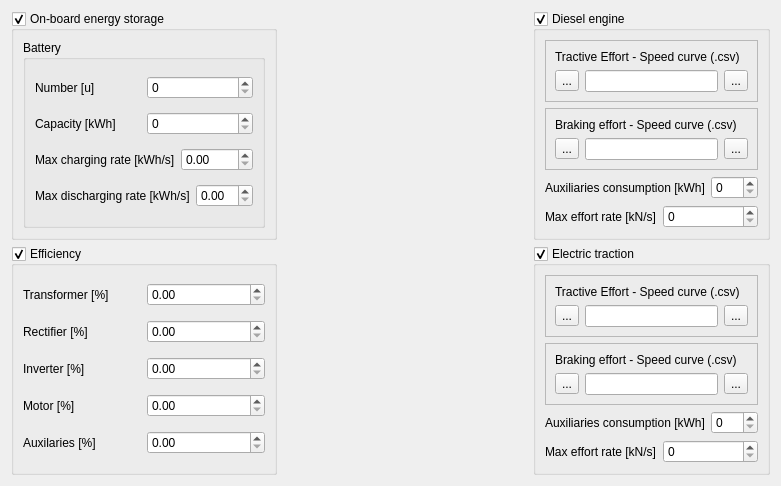
      <widget class="QWidget" name="tab_3">
       <attribute name="title">
        <string>Traction chain</string>
       </attribute>
       <layout class="QGridLayout" name="gridLayout_5">
        <item row="2" column="1">
         <spacer name="horizontalSpacer">
          <property name="orientation">
           <enum>Qt::Horizontal</enum>
          </property>
          <property name="sizeType">
           <enum>QSizePolicy::Fixed</enum>
          </property>
          <property name="sizeHint" stdset="0">
           <size>
            <width>250</width>
            <height>20</height>
           </size>
          </property>
         </spacer>
        </item>
        <item row="2" column="0">
         <widget class="QGroupBox" name="cb_eff">
          <property name="sizePolicy">
           <sizepolicy hsizetype="Preferred" vsizetype="Preferred">
            <horstretch>0</horstretch>
            <verstretch>0</verstretch>
           </sizepolicy>
          </property>
          <property name="title">
           <string>Efficiency</string>
          </property>
          <property name="checkable">
           <bool>true</bool>
          </property>
          <layout class="QVBoxLayout" name="verticalLayout_6">
           <item>
            <layout class="QHBoxLayout" name="horizontalLayout_48">
             <item>
              <widget class="QLabel" name="label_49">
               <property name="text">
                <string>Transformer [%]</string>
               </property>
              </widget>
             </item>
             <item>
              <widget class="QDoubleSpinBox" name="trafo_eff">
               <property name="wrapping">
                <bool>false</bool>
               </property>
               <property name="specialValueText">
                <string/>
               </property>
               <property name="prefix">
                <string/>
               </property>
               <property name="suffix">
                <string/>
               </property>
               <property name="maximum">
                <double>100.000000000000000</double>
               </property>
              </widget>
             </item>
            </layout>
           </item>
           <item>
            <layout class="QHBoxLayout" name="horizontalLayout_54">
             <item>
              <widget class="QLabel" name="label_58">
               <property name="text">
                <string>Rectifier [%]</string>
               </property>
              </widget>
             </item>
             <item>
              <widget class="QDoubleSpinBox" name="rect_eff">
               <property name="wrapping">
                <bool>false</bool>
               </property>
               <property name="specialValueText">
                <string/>
               </property>
               <property name="prefix">
                <string/>
               </property>
               <property name="suffix">
                <string/>
               </property>
               <property name="maximum">
                <double>100.000000000000000</double>
               </property>
              </widget>
             </item>
            </layout>
           </item>
           <item>
            <layout class="QHBoxLayout" name="horizontalLayout_55">
             <item>
              <widget class="QLabel" name="label_59">
               <property name="text">
                <string>Inverter [%]</string>
               </property>
              </widget>
             </item>
             <item>
              <widget class="QDoubleSpinBox" name="inv_eff">
               <property name="wrapping">
                <bool>false</bool>
               </property>
               <property name="specialValueText">
                <string/>
               </property>
               <property name="prefix">
                <string/>
               </property>
               <property name="suffix">
                <string/>
               </property>
               <property name="maximum">
                <double>100.000000000000000</double>
               </property>
              </widget>
             </item>
            </layout>
           </item>
           <item>
            <layout class="QHBoxLayout" name="horizontalLayout_56">
             <item>
              <widget class="QLabel" name="label_60">
               <property name="text">
                <string>Motor [%]</string>
               </property>
              </widget>
             </item>
             <item>
              <widget class="QDoubleSpinBox" name="motor_eff">
               <property name="wrapping">
                <bool>false</bool>
               </property>
               <property name="specialValueText">
                <string/>
               </property>
               <property name="prefix">
                <string/>
               </property>
               <property name="suffix">
                <string/>
               </property>
               <property name="maximum">
                <double>100.000000000000000</double>
               </property>
              </widget>
             </item>
            </layout>
           </item>
           <item>
            <layout class="QHBoxLayout" name="horizontalLaya_8">
             <item>
              <widget class="QLabel" name="label_61">
               <property name="text">
                <string>Auxilaries [%]</string>
               </property>
              </widget>
             </item>
             <item>
              <widget class="QDoubleSpinBox" name="aux_eff">
               <property name="wrapping">
                <bool>false</bool>
               </property>
               <property name="specialValueText">
                <string/>
               </property>
               <property name="prefix">
                <string/>
               </property>
               <property name="suffix">
                <string/>
               </property>
               <property name="maximum">
                <double>100.000000000000000</double>
               </property>
              </widget>
             </item>
            </layout>
           </item>
          </layout>
         </widget>
        </item>
        <item row="1" column="0">
         <widget class="QGroupBox" name="cb_onboard_storage">
          <property name="enabled">
           <bool>true</bool>
          </property>
          <property name="sizePolicy">
           <sizepolicy hsizetype="Preferred" vsizetype="Preferred">
            <horstretch>0</horstretch>
            <verstretch>0</verstretch>
           </sizepolicy>
          </property>
          <property name="font">
           <font>
            <pointsize>9</pointsize>
           </font>
          </property>
          <property name="title">
           <string>On-board energy storage</string>
          </property>
          <property name="checkable">
           <bool>true</bool>
          </property>
          <property name="checked">
           <bool>true</bool>
          </property>
          <layout class="QHBoxLayout" name="horizontalLayout_21">
           <item>
            <widget class="QGroupBox" name="groupBox_7">
             <property name="sizePolicy">
              <sizepolicy hsizetype="Maximum" vsizetype="Minimum">
               <horstretch>0</horstretch>
               <verstretch>0</verstretch>
              </sizepolicy>
             </property>
             <property name="title">
              <string>Battery</string>
             </property>
             <layout class="QVBoxLayout" name="verticalLayout_4">
              <item>
               <layout class="QHBoxLayout" name="horizontalLayout_22">
                <item>
                 <widget class="QLabel" name="label_21">
                  <property name="text">
                   <string>Number [u]</string>
                  </property>
                 </widget>
                </item>
                <item>
                 <widget class="QSpinBox" name="batt_number">
                  <property name="layoutDirection">
                   <enum>Qt::LeftToRight</enum>
                  </property>
                  <property name="wrapping">
                   <bool>false</bool>
                  </property>
                  <property name="specialValueText">
                   <string/>
                  </property>
                  <property name="suffix">
                   <string/>
                  </property>
                 </widget>
                </item>
               </layout>
              </item>
              <item>
               <layout class="QHBoxLayout" name="horizontalLayout_9">
                <item>
                 <widget class="QLabel" name="label_10">
                  <property name="text">
                   <string>Capacity [kWh]</string>
                  </property>
                 </widget>
                </item>
                <item>
                 <widget class="QSpinBox" name="batt_capacity">
                  <property name="layoutDirection">
                   <enum>Qt::LeftToRight</enum>
                  </property>
                  <property name="wrapping">
                   <bool>false</bool>
                  </property>
                  <property name="specialValueText">
                   <string/>
                  </property>
                  <property name="suffix">
                   <string/>
                  </property>
                 </widget>
                </item>
               </layout>
              </item>
              <item>
               <layout class="QHBoxLayout" name="horizontalLayout_23">
                <item>
                 <widget class="QLabel" name="label_22">
                  <property name="text">
                   <string>Max charging rate [kWh/s]</string>
                  </property>
                 </widget>
                </item>
                <item>
                 <widget class="QDoubleSpinBox" name="batt_charg_rate">
                  <property name="wrapping">
                   <bool>false</bool>
                  </property>
                  <property name="specialValueText">
                   <string/>
                  </property>
                  <property name="prefix">
                   <string/>
                  </property>
                  <property name="suffix">
                   <string/>
                  </property>
                  <property name="maximum">
                   <double>999.000000000000000</double>
                  </property>
                 </widget>
                </item>
               </layout>
              </item>
              <item>
               <layout class="QHBoxLayout" name="horizontalLayout_24">
                <item>
                 <widget class="QLabel" name="label_23">
                  <property name="text">
                   <string>Max discharging rate [kWh/s]</string>
                  </property>
                 </widget>
                </item>
                <item>
                 <widget class="QDoubleSpinBox" name="batt_discharg_rate">
                  <property name="wrapping">
                   <bool>false</bool>
                  </property>
                  <property name="specialValueText">
                   <string/>
                  </property>
                  <property name="prefix">
                   <string/>
                  </property>
                  <property name="suffix">
                   <string/>
                  </property>
                 </widget>
                </item>
               </layout>
              </item>
             </layout>
            </widget>
           </item>
          </layout>
         </widget>
        </item>
        <item row="2" column="2">
         <widget class="QGroupBox" name="cb_electric_traction">
          <property name="enabled">
           <bool>true</bool>
          </property>
          <property name="sizePolicy">
           <sizepolicy hsizetype="Fixed" vsizetype="Fixed">
            <horstretch>0</horstretch>
            <verstretch>0</verstretch>
           </sizepolicy>
          </property>
          <property name="font">
           <font>
            <pointsize>9</pointsize>
           </font>
          </property>
          <property name="title">
           <string>Electric traction</string>
          </property>
          <property name="checkable">
           <bool>true</bool>
          </property>
          <property name="checked">
           <bool>true</bool>
          </property>
          <layout class="QVBoxLayout" name="verticalLayout">
           <item>
            <widget class="QFrame" name="frame">
             <property name="frameShape">
              <enum>QFrame::StyledPanel</enum>
             </property>
             <property name="frameShadow">
              <enum>QFrame::Raised</enum>
             </property>
             <layout class="QVBoxLayout" name="verticalLayout_7">
              <item>
               <widget class="QLabel" name="label_57">
                <property name="text">
                 <string>Tractive Effort - Speed curve (.csv)</string>
                </property>
               </widget>
              </item>
              <item>
               <layout class="QHBoxLayout" name="horizontalLayout_10">
                <item>
                 <widget class="QToolButton" name="E_TECurveEditButton">
                  <property name="font">
                   <font>
                    <pointsize>9</pointsize>
                    <kerning>true</kerning>
                   </font>
                  </property>
                  <property name="text">
                   <string>...</string>
                  </property>
                 </widget>
                </item>
                <item>
                 <widget class="QLineEdit" name="E_TECurveLoadFilename">
                  <property name="readOnly">
                   <bool>true</bool>
                  </property>
                 </widget>
                </item>
                <item>
                 <widget class="QToolButton" name="E_TECurveLoadButton">
                  <property name="text">
                   <string>...</string>
                  </property>
                 </widget>
                </item>
               </layout>
              </item>
             </layout>
            </widget>
           </item>
           <item>
            <widget class="QFrame" name="frame_2">
             <property name="frameShape">
              <enum>QFrame::StyledPanel</enum>
             </property>
             <property name="frameShadow">
              <enum>QFrame::Raised</enum>
             </property>
             <layout class="QVBoxLayout" name="verticalLayout_11">
              <item>
               <widget class="QLabel" name="label_62">
                <property name="text">
                 <string>Braking effort - Speed curve (.csv)</string>
                </property>
               </widget>
              </item>
              <item>
               <layout class="QHBoxLayout" name="horizontalLayout_26">
                <item>
                 <widget class="QToolButton" name="E_BECurveEditButton">
                  <property name="font">
                   <font>
                    <pointsize>9</pointsize>
                    <kerning>true</kerning>
                   </font>
                  </property>
                  <property name="text">
                   <string>...</string>
                  </property>
                 </widget>
                </item>
                <item>
                 <widget class="QLineEdit" name="E_BECurveLoadFilename">
                  <property name="readOnly">
                   <bool>true</bool>
                  </property>
                 </widget>
                </item>
                <item>
                 <widget class="QToolButton" name="E_BECurveLoadButton">
                  <property name="sizePolicy">
                   <sizepolicy hsizetype="Fixed" vsizetype="Fixed">
                    <horstretch>0</horstretch>
                    <verstretch>0</verstretch>
                   </sizepolicy>
                  </property>
                  <property name="text">
                   <string>...</string>
                  </property>
                 </widget>
                </item>
               </layout>
              </item>
             </layout>
            </widget>
           </item>
           <item>
            <layout class="QHBoxLayout" name="horizontalLaya_6">
             <item>
              <widget class="QLabel" name="label_48">
               <property name="text">
                <string>Auxiliaries consumption [kWh]</string>
               </property>
              </widget>
             </item>
             <item>
              <widget class="QSpinBox" name="E_aux_cons">
               <property name="wrapping">
                <bool>false</bool>
               </property>
               <property name="specialValueText">
                <string/>
               </property>
               <property name="suffix">
                <string/>
               </property>
               <property name="maximum">
                <number>999</number>
               </property>
              </widget>
             </item>
            </layout>
           </item>
           <item>
            <layout class="QHBoxLayout" name="horizontalLaya_11">
             <item>
              <widget class="QLabel" name="label_69">
               <property name="text">
                <string>Max effort rate [kN/s]</string>
               </property>
              </widget>
             </item>
             <item>
              <widget class="QSpinBox" name="E_max_rate">
               <property name="wrapping">
                <bool>false</bool>
               </property>
               <property name="specialValueText">
                <string/>
               </property>
               <property name="suffix">
                <string/>
               </property>
               <property name="maximum">
                <number>999</number>
               </property>
              </widget>
             </item>
            </layout>
           </item>
          </layout>
         </widget>
        </item>
        <item row="1" column="2">
         <widget class="QGroupBox" name="cb_diesel_engine">
          <property name="enabled">
           <bool>true</bool>
          </property>
          <property name="sizePolicy">
           <sizepolicy hsizetype="Fixed" vsizetype="Fixed">
            <horstretch>0</horstretch>
            <verstretch>0</verstretch>
           </sizepolicy>
          </property>
          <property name="font">
           <font>
            <pointsize>9</pointsize>
           </font>
          </property>
          <property name="title">
           <string>Diesel engine</string>
          </property>
          <property name="checkable">
           <bool>true</bool>
          </property>
          <property name="checked">
           <bool>true</bool>
          </property>
          <layout class="QVBoxLayout" name="verticalLayout_5">
           <item>
            <widget class="QFrame" name="frame_4">
             <property name="frameShape">
              <enum>QFrame::StyledPanel</enum>
             </property>
             <property name="frameShadow">
              <enum>QFrame::Raised</enum>
             </property>
             <layout class="QVBoxLayout" name="verticalLayout_12">
              <item>
               <widget class="QLabel" name="label_64">
                <property name="text">
                 <string>Tractive Effort - Speed curve (.csv)</string>
                </property>
               </widget>
              </item>
              <item>
               <layout class="QHBoxLayout" name="horizontalLayout_15">
                <item>
                 <widget class="QToolButton" name="D_TECurveEditButton">
                  <property name="font">
                   <font>
                    <pointsize>9</pointsize>
                    <kerning>true</kerning>
                   </font>
                  </property>
                  <property name="text">
                   <string>...</string>
                  </property>
                 </widget>
                </item>
                <item>
                 <widget class="QLineEdit" name="D_TECurveLoadFilename">
                  <property name="readOnly">
                   <bool>true</bool>
                  </property>
                 </widget>
                </item>
                <item>
                 <widget class="QToolButton" name="D_TECurveLoadButton">
                  <property name="text">
                   <string>...</string>
                  </property>
                 </widget>
                </item>
               </layout>
              </item>
             </layout>
            </widget>
           </item>
           <item>
            <widget class="QFrame" name="frame_5">
             <property name="frameShape">
              <enum>QFrame::StyledPanel</enum>
             </property>
             <property name="frameShadow">
              <enum>QFrame::Raised</enum>
             </property>
             <layout class="QVBoxLayout" name="verticalLayout_9">
              <item>
               <widget class="QLabel" name="label_65">
                <property name="text">
                 <string>Braking effort - Speed curve (.csv)</string>
                </property>
               </widget>
              </item>
              <item>
               <layout class="QHBoxLayout" name="horizontalLayout_25">
                <item>
                 <widget class="QToolButton" name="D_BECurveEditButton">
                  <property name="font">
                   <font>
                    <pointsize>9</pointsize>
                    <kerning>true</kerning>
                   </font>
                  </property>
                  <property name="text">
                   <string>...</string>
                  </property>
                 </widget>
                </item>
                <item>
                 <widget class="QLineEdit" name="D_BECurveLoadFilename">
                  <property name="readOnly">
                   <bool>true</bool>
                  </property>
                 </widget>
                </item>
                <item>
                 <widget class="QToolButton" name="D_BECurveLoadButton">
                  <property name="text">
                   <string>...</string>
                  </property>
                 </widget>
                </item>
               </layout>
              </item>
             </layout>
            </widget>
           </item>
           <item>
            <layout class="QHBoxLayout" name="horizontalLaya_9">
             <item>
              <widget class="QLabel" name="label_63">
               <property name="text">
                <string>Auxiliaries consumption [kWh]</string>
               </property>
              </widget>
             </item>
             <item>
              <widget class="QSpinBox" name="D_aux_cons">
               <property name="wrapping">
                <bool>false</bool>
               </property>
               <property name="specialValueText">
                <string/>
               </property>
               <property name="suffix">
                <string/>
               </property>
               <property name="maximum">
                <number>999</number>
               </property>
              </widget>
             </item>
            </layout>
           </item>
           <item>
            <layout class="QHBoxLayout" name="horizontalLaya_10">
             <item>
              <widget class="QLabel" name="label_68">
               <property name="text">
                <string>Max effort rate [kN/s]</string>
               </property>
              </widget>
             </item>
             <item>
              <widget class="QSpinBox" name="D_max_rate">
               <property name="wrapping">
                <bool>false</bool>
               </property>
               <property name="specialValueText">
                <string/>
               </property>
               <property name="suffix">
                <string/>
               </property>
               <property name="maximum">
                <number>999</number>
               </property>
              </widget>
             </item>
            </layout>
           </item>
          </layout>
         </widget>
        </item>
       </layout>
      </widget>
